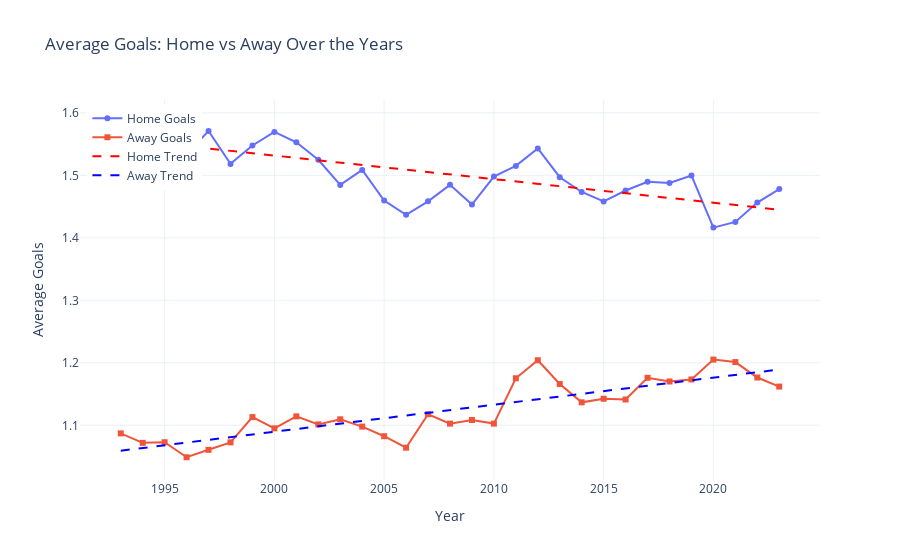

The code cell stored with this chart in its notebook:
### Markdown cell above
### 4.2 Wie hat sich die durchschnittliche Torquote der Heimmannschaft in den letzten 30 Jahren verändert?

### Code cell
import numpy as np
import plotly.graph_objs as go

# Group the data by year and calculate average goals for home and away teams
yearly_stats = combined_df.groupby('Year').agg(
    avg_home_goals=('HomeGoals', 'mean'),
    avg_away_goals=('AwayGoals', 'mean')
)

# Extract years and goal averages
years = yearly_stats.index
home_goals = yearly_stats['avg_home_goals']
away_goals = yearly_stats['avg_away_goals']

# Calculate trend lines for home and away goals
z_home = np.polyfit(years, home_goals, 1)
p_home = np.poly1d(z_home)

z_away = np.polyfit(years, away_goals, 1)
p_away = np.poly1d(z_away)

# Create a Plotly figure
fig_goals_avg = go.Figure()

# Add line for average home goals
fig_goals_avg.add_trace(go.Scatter(
    x=years,
    y=home_goals,
    mode='lines+markers',
    name='Home Goals',
    marker=dict(symbol='circle')
))

# Add line for average away goals
fig_goals_avg.add_trace(go.Scatter(
    x=years,
    y=away_goals,
    mode='lines+markers',
    name='Away Goals',
    marker=dict(symbol='square')
))

# Add trend line for home goals
fig_goals_avg.add_trace(go.Scatter(
    x=years,
    y=p_home(years),
    mode='lines',
    name='Home Trend',
    line=dict(dash='dash', color='red')
))

# Add trend line for away goals
fig_goals_avg.add_trace(go.Scatter(
    x=years,
    y=p_away(years),
    mode='lines',
    name='Away Trend',
    line=dict(dash='dash', color='blue')
))

# Update layout settings
fig_goals_avg.update_layout(
    title='Average Goals: Home vs Away Over the Years',
    xaxis_title='Year',
    yaxis_title='Average Goals',
    template='plotly_white',
    legend=dict(x=0.01, y=0.99)
)

### Figure 1 — Plotly figure (JSON) as saved in the notebook; plotly's stock layout.template omitted (floating-point values rounded to 4 significant figures)
{"data": [{"marker": {"symbol": "circle"}, "mode": "lines+markers", "name": "Home Goals", "type": "scatter", "x": [1993, 1994, 1995, 1996, 1997, 1998, 1999, 2000, 2001, 2002, 2003, 2004, 2005, 2006, 2007, 2008, 2009, 2010, 2011, 2012, 2013, 2014, 2015, 2016, 2017, 2018, 2019, 2020, 2021, 2022, 2023], "y": [1.561, 1.584, 1.582, 1.535, 1.571, 1.518, 1.548, 1.57, 1.553, 1.525, 1.485, 1.509, 1.46, 1.437, 1.458, 1.485, 1.453, 1.498, 1.515, 1.543, 1.497, 1.473, 1.458, 1.476, 1.49, 1.488, 1.5, 1.416, 1.425, 1.457, 1.478]}, {"marker": {"symbol": "square"}, "mode": "lines+markers", "name": "Away Goals", "type": "scatter", "x": [1993, 1994, 1995, 1996, 1997, 1998, 1999, 2000, 2001, 2002, 2003, 2004, 2005, 2006, 2007, 2008, 2009, 2010, 2011, 2012, 2013, 2014, 2015, 2016, 2017, 2018, 2019, 2020, 2021, 2022, 2023], "y": [1.087, 1.072, 1.073, 1.049, 1.061, 1.073, 1.113, 1.095, 1.114, 1.101, 1.11, 1.098, 1.083, 1.064, 1.118, 1.103, 1.108, 1.103, 1.175, 1.204, 1.166, 1.137, 1.143, 1.141, 1.176, 1.17, 1.173, 1.205, 1.201, 1.176, 1.162]}, {"line": {"color": "red", "dash": "dash"}, "mode": "lines", "name": "Home Trend", "type": "scatter", "x": [1993, 1994, 1995, 1996, 1997, 1998, 1999, 2000, 2001, 2002, 2003, 2004, 2005, 2006, 2007, 2008, 2009, 2010, 2011, 2012, 2013, 2014, 2015, 2016, 2017, 2018, 2019, 2020, 2021, 2022, 2023], "y": [1.558, 1.554, 1.55, 1.547, 1.543, 1.539, 1.535, 1.532, 1.528, 1.524, 1.52, 1.517, 1.513, 1.509, 1.505, 1.502, 1.498, 1.494, 1.49, 1.486, 1.483, 1.479, 1.475, 1.471, 1.468, 1.464, 1.46, 1.456, 1.453, 1.449, 1.445]}, {"line": {"color": "blue", "dash": "dash"}, "mode": "lines", "name": "Away Trend", "type": "scatter", "x": [1993, 1994, 1995, 1996, 1997, 1998, 1999, 2000, 2001, 2002, 2003, 2004, 2005, 2006, 2007, 2008, 2009, 2010, 2011, 2012, 2013, 2014, 2015, 2016, 2017, 2018, 2019, 2020, 2021, 2022, 2023], "y": [1.059, 1.064, 1.068, 1.072, 1.077, 1.081, 1.085, 1.09, 1.094, 1.098, 1.103, 1.107, 1.111, 1.116, 1.12, 1.124, 1.129, 1.133, 1.137, 1.142, 1.146, 1.15, 1.155, 1.159, 1.163, 1.168, 1.172, 1.176, 1.181, 1.185, 1.189]}], "layout": {"legend": {"x": 0.01, "y": 0.99}, "title": {"text": "Average Goals: Home vs Away Over the Years"}, "xaxis": {"title": {"text": "Year"}}, "yaxis": {"title": {"text": "Average Goals"}}}}
